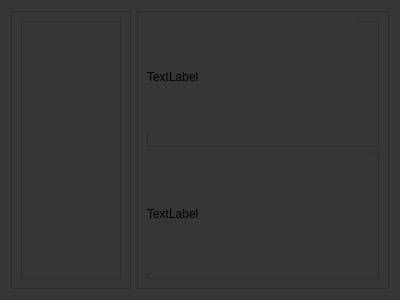
<?xml version="1.0" encoding="UTF-8"?>
<ui version="4.0">
 <class>Form</class>
 <widget class="QWidget" name="Form">
  <property name="geometry">
   <rect>
    <x>0</x>
    <y>0</y>
    <width>400</width>
    <height>300</height>
   </rect>
  </property>
  <property name="windowTitle">
   <string>Form</string>
  </property>
  <property name="styleSheet">
   <string notr="true">background-color: rgb(54, 54, 54);</string>
  </property>
  <layout class="QHBoxLayout" name="horizontalLayout">
   <item>
    <widget class="QFrame" name="frame_2">
     <property name="maximumSize">
      <size>
       <width>120</width>
       <height>16777215</height>
      </size>
     </property>
     <property name="frameShape">
      <enum>QFrame::StyledPanel</enum>
     </property>
     <property name="frameShadow">
      <enum>QFrame::Raised</enum>
     </property>
     <layout class="QHBoxLayout" name="horizontalLayout_2">
      <item>
       <widget class="QListView" name="listView"/>
      </item>
     </layout>
    </widget>
   </item>
   <item>
    <widget class="QFrame" name="frame">
     <property name="frameShape">
      <enum>QFrame::StyledPanel</enum>
     </property>
     <property name="frameShadow">
      <enum>QFrame::Raised</enum>
     </property>
     <layout class="QVBoxLayout" name="verticalLayout">
      <item>
       <widget class="QFrame" name="frame_3">
        <property name="frameShape">
         <enum>QFrame::StyledPanel</enum>
        </property>
        <property name="frameShadow">
         <enum>QFrame::Raised</enum>
        </property>
        <widget class="QLabel" name="label_3">
         <property name="geometry">
          <rect>
           <x>0</x>
           <y>0</y>
           <width>211</width>
           <height>111</height>
          </rect>
         </property>
         <property name="text">
          <string>TextLabel</string>
         </property>
        </widget>
       </widget>
      </item>
      <item>
       <widget class="QFrame" name="frame_4">
        <property name="frameShape">
         <enum>QFrame::StyledPanel</enum>
        </property>
        <property name="frameShadow">
         <enum>QFrame::Raised</enum>
        </property>
        <widget class="QLabel" name="label">
         <property name="geometry">
          <rect>
           <x>0</x>
           <y>0</y>
           <width>221</width>
           <height>121</height>
          </rect>
         </property>
         <property name="sizePolicy">
          <sizepolicy hsizetype="Maximum" vsizetype="Maximum">
           <horstretch>0</horstretch>
           <verstretch>0</verstretch>
          </sizepolicy>
         </property>
         <property name="text">
          <string>TextLabel</string>
         </property>
        </widget>
        <widget class="QLabel" name="label_2">
         <property name="geometry">
          <rect>
           <x>0</x>
           <y>0</y>
           <width>221</width>
           <height>121</height>
          </rect>
         </property>
         <property name="sizePolicy">
          <sizepolicy hsizetype="Maximum" vsizetype="Maximum">
           <horstretch>0</horstretch>
           <verstretch>0</verstretch>
          </sizepolicy>
         </property>
         <property name="text">
          <string>TextLabel</string>
         </property>
        </widget>
       </widget>
      </item>
     </layout>
    </widget>
   </item>
  </layout>
 </widget>
 <resources/>
 <connections/>
</ui>
